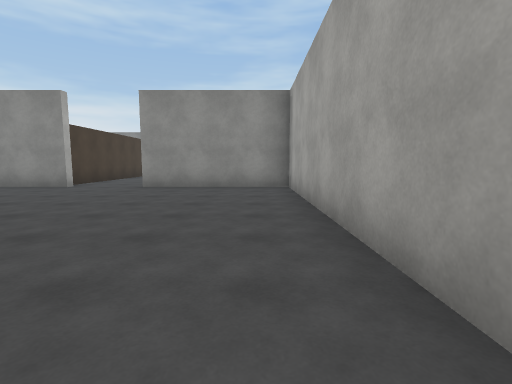
view 1 (above)

18 first-person views from a walk through a scene from a Unity 3-D project. The camera is 1.3 m above the floor, tilts 6° down and sees 85° across. The floor is counted in squares, 2 m on a side. Each view is taken from the middle of a square. On the plan, view 1 faces up. The plan holds only what a view shows up to about 9 squares ahead; the rest is blank. The place goes on beyond the plan. The player character is not drawn. Surface patterns are stand-ins for the level's own textures.

view 2
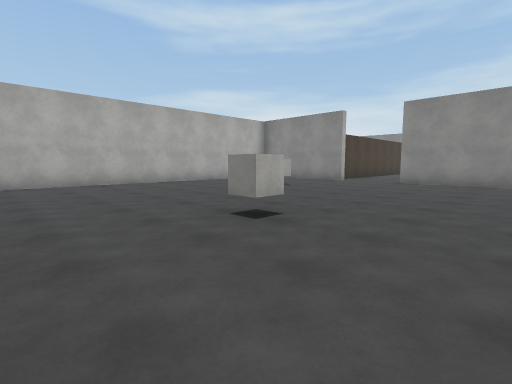

view 3
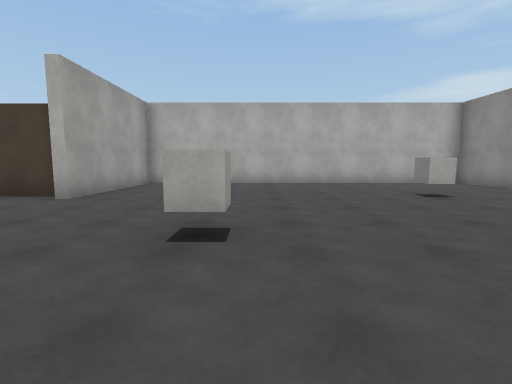

view 4
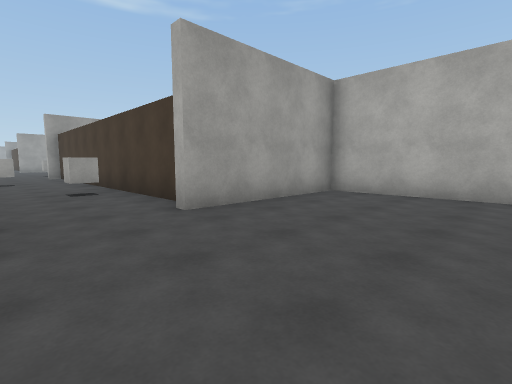

view 5
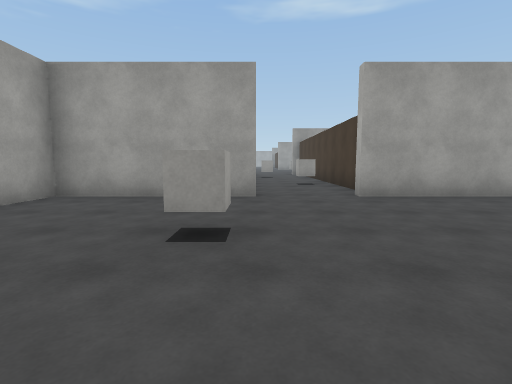

view 6
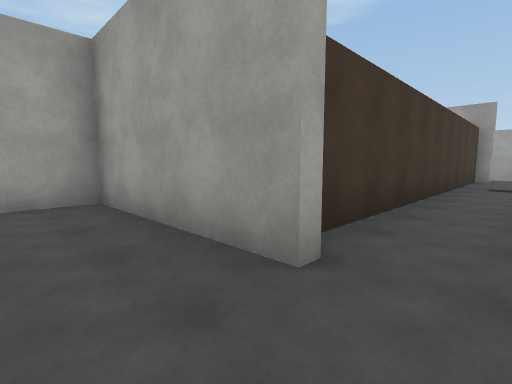

view 7
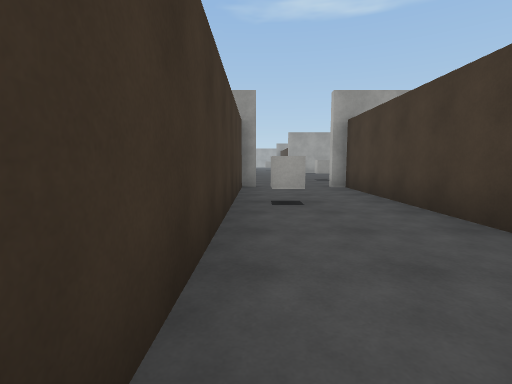

view 8
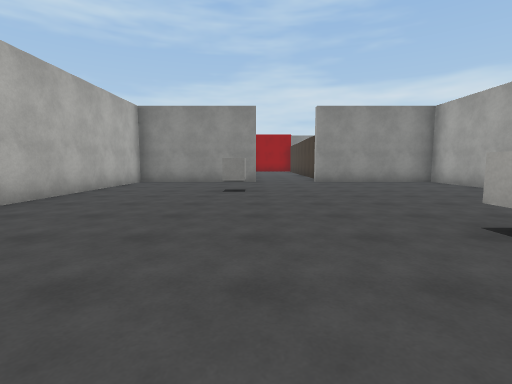

view 9
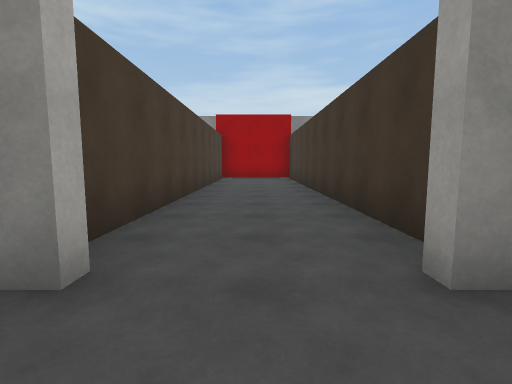

view 10
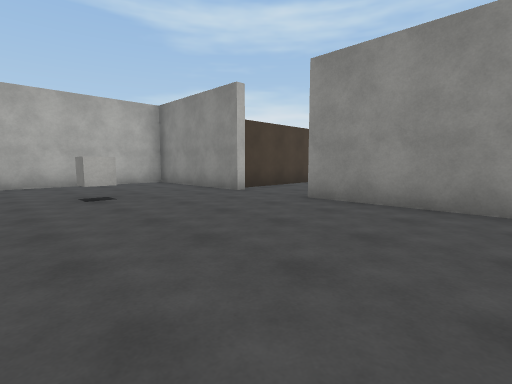

view 11
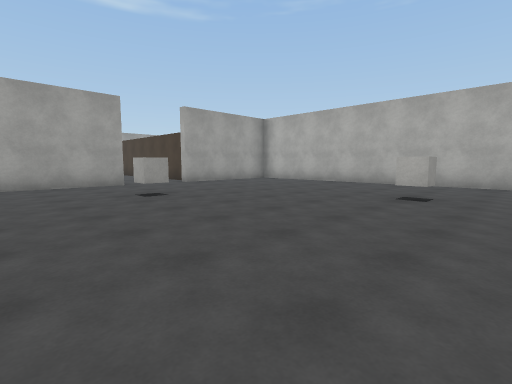

view 12
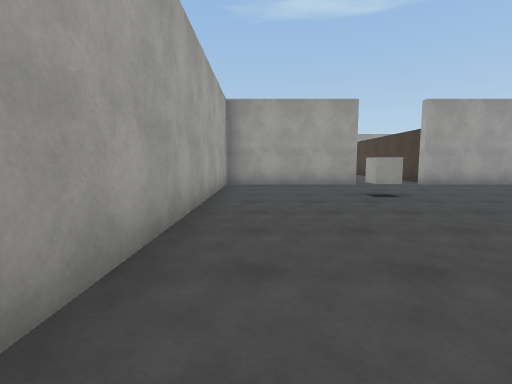

view 13
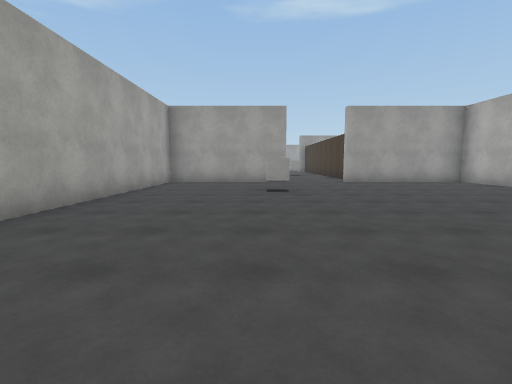

view 14
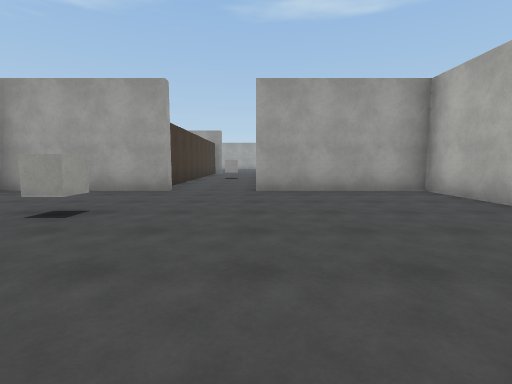

view 15
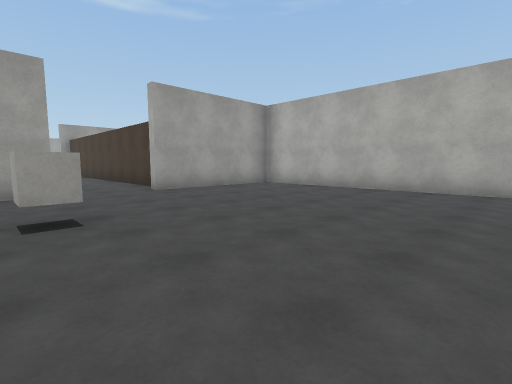

view 16
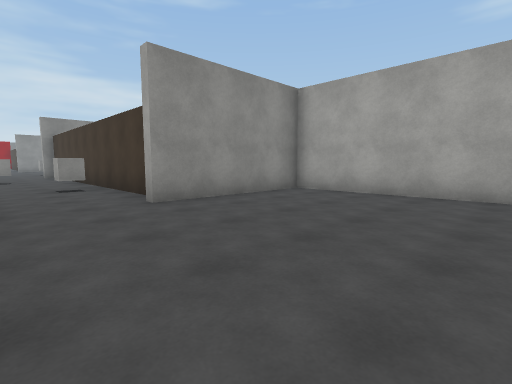

view 17
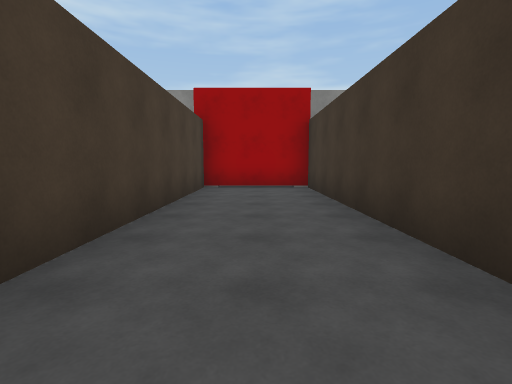

view 18
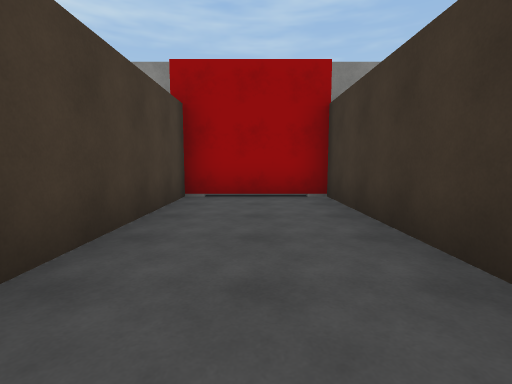

### Floor plan
Points are (right, up) in squares from view 1. A wall is a line through its corners. A room is listed if a view was taken in it or the views show most of it. See-through windows are left out.
Room 1 (views 1, 2, 3, 4, 5, 6, 7, 8, 9)
walls: (-3.1, -2.4) (0.9, -2.4) (0.9, -1.1); (-5.4, -2.9) (-5.4, -12.4) (-5, -12.4); (0.9, 0.9) (0.9, 7.4) (-3, 7.4); (-4.9, 7.4) (-8.9, 7.4) (-8.9, -2.4) (-5, -2.4); (-2.6, -12.4) (-2.6, -3.1)
ways out: opening at (-4, -13) to room 2; opening at (-4, 7) to room 3
Room 2 (views 10, 11, 12, 13, 14, 15, 16)
walls: (-3.1, -22.4) (0.9, -22.4) (0.9, -12.6) (-3, -12.6); (-4.9, -12.6) (-8.5, -12.6); (-5.4, -23.4) (-5.4, -25.5); (-8.9, -13) (-8.9, -22.4) (-5, -22.4); (-2.6, -25.1) (-2.6, -23.8)
ways out: opening at (-4, -13) to room 1
Room 3 (views 17, 18)
walls: (-2.6, 8.1) (-2.6, 17.4) (-5.4, 17.4) (-5.4, 8.1)
ways out: opening at (-4, 7) to room 1

Positions as (right, up) in squares from view 1, and headings:
1: (0, 0), facing up
2: (0, -2), facing up-left
3: (0, 1), facing left
4: (-3, 1), facing down-left
5: (-3, 3), facing down
6: (-4, -1), facing down-right
7: (-3, -5), facing down
8: (-5, -2), facing up
9: (-4, 6), facing up
10: (0, -17), facing up-left
11: (0, -14), facing down-left
12: (0, -14), facing down
13: (-2, -13), facing down
14: (-5, -16), facing down
15: (-2, -16), facing down-left
16: (-5, -17), facing up-right
17: (-4, 10), facing up
18: (-4, 12), facing up
